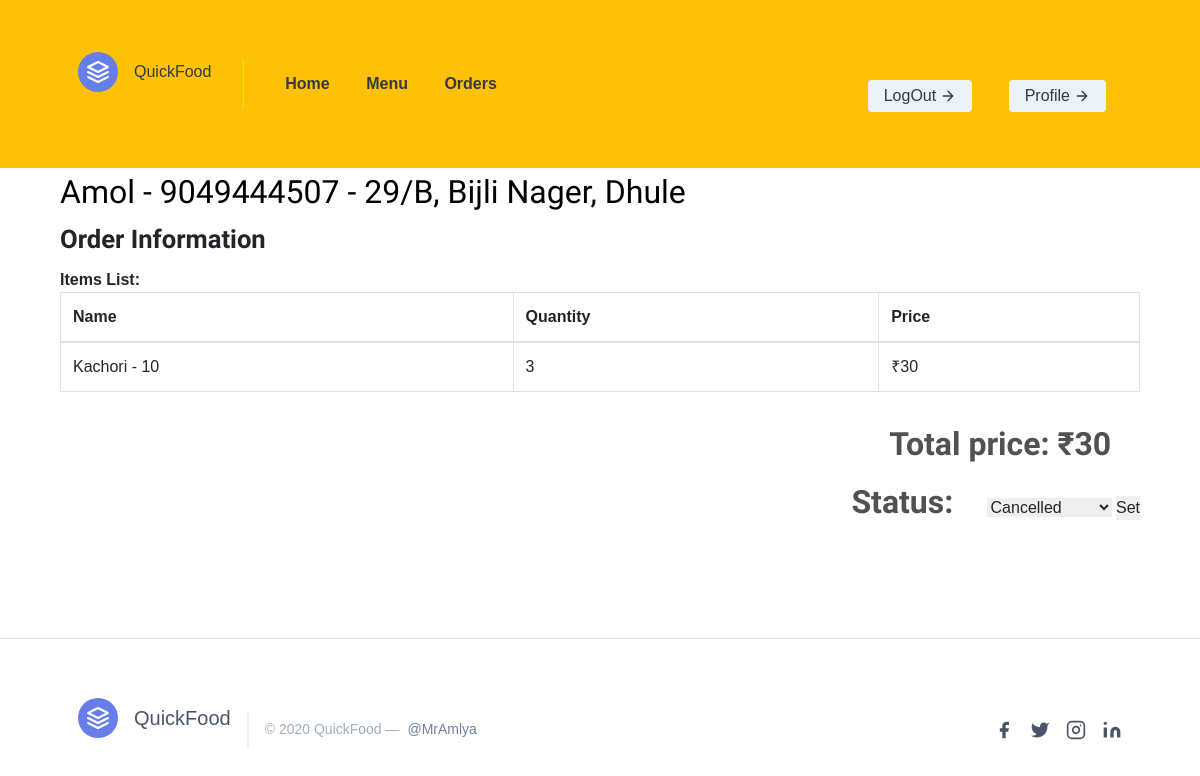
The app's page /restaurant/orderlist/ (signed in) with its own data.
### webapp/models.py (models this page shows, shortened)
class Customer(models.Model):
	user 		= models.OneToOneField(settings.AUTH_USER_MODEL,on_delete=models.CASCADE)
	f_name   	= models.CharField(max_length=20,blank=False)
	l_name		= models.CharField(max_length=20,blank=False)
	city  		= models.CharField(max_length=40,blank=False)
	phone 		= models.CharField(max_length=10,blank=False)
	address		= models.TextField()

class Order(models.Model):
	id 				= models.AutoField(primary_key=True)
	total_amount    = models.IntegerField(default=0)
	timestamp       = models.DateTimeField(auto_now_add=True)
	delivery_addr   = models.CharField(max_length=50,blank=True)
	orderedBy       = models.ForeignKey(User ,on_delete=models.CASCADE)
	r_id			= models.ForeignKey(Restaurant ,on_delete=models.CASCADE)
	ORDER_STATE_WAITING 	 = "Waiting"
	ORDER_STATE_PLACED 		 = "Placed"
	ORDER_STATE_ACKNOWLEDGED = "Acknowledged"
	ORDER_STATE_COMPLETED    = "Completed"
	ORDER_STATE_CANCELLED    = "Cancelled"
	ORDER_STATE_DISPATCHED   = "Dispatched"
	ORDER_STATE_CHOICES = (
		(ORDER_STATE_WAITING,ORDER_STATE_WAITING),
	    (ORDER_STATE_PLACED, ORDER_STATE_PLACED),
	    (ORDER_STATE_ACKNOWLEDGED, ORDER_STATE_ACKNOWLEDGED),
	    (ORDER_STATE_COMPLETED, ORDER_STATE_COMPLETED),
	    (ORDER_STATE_CANCELLED, ORDER_STATE_CANCELLED),
	    (ORDER_STATE_DISPATCHED, ORDER_STATE_DISPATCHED)
	)
	status = models.CharField(max_length=50,choices=ORDER_STATE_CHOICES,default=ORDER_STATE_WAITING)

class Menu(models.Model):
	id 		 = models.AutoField(primary_key=True)
	item_id  = models.ForeignKey(Item,on_delete=models.CASCADE)
	r_id     = models.ForeignKey(Restaurant,on_delete=models.CASCADE)
	price    = models.IntegerField(blank=False)
	quantity = models.IntegerField(blank=False,default=0)
	def __str__(self):
		return self.item_id.fname+' - '+str(self.price)

class Item(models.Model):
	id 			= models.AutoField(primary_key=True)
	fname 		= models.CharField(max_length=30,blank=False)
	category 	= models.CharField(max_length=50,blank=False)

### webapp/views.py (the view, shortened to what this page needs)
# urls.py: path('restaurant/orderlist/',views.orderlist,name='orderlist'),
@login_required(login_url='/login/restaurant/')
def orderlist(request):
	orders = Order.objects.filter(r_id=request.user.restaurant.id).order_by('-timestamp')
	corders = []
	for order in orders:
		user = User.objects.filter(id=order.orderedBy.id)
		user = user[0]
		corder = []
		if user.is_restaurant:
			corder.append(user.restaurant.rname)
			corder.append(user.restaurant.info)
		else:
			corder.append(user.customer.f_name)
			corder.append(user.customer.phone)
		items_list = orderItem.objects.filter(ord_id=order)
		items = []
		for item in items_list:
			citem = []
			citem.append(item.item_id)
			citem.append(item.quantity)
			menu = Menu.objects.filter(id=item.item_id.id)
			citem.append(menu[0].price*item.quantity)
			menu = 0
			items.append(citem)
		corder.append(items)
		corder.append(order.total_amount)
		corder.append(order.id)
		x = order.status
		if x == Order.ORDER_STATE_WAITING:
		    continue
		elif x == Order.ORDER_STATE_PLACED:
		    x = 1
		elif x == Order.ORDER_STATE_ACKNOWLEDGED:
			x = 2
		elif x == Order.ORDER_STATE_COMPLETED:
			x = 3
		elif x == Order.ORDER_STATE_DISPATCHED:
			x = 4
		elif x == Order.ORDER_STATE_CANCELLED:
			x = 5
		else:
			continue
		corder.append(x)
		corder.append(order.delivery_addr)
		corders.append(corder)
	context = {
		"orders" : corders,
	}
	return render(request,"webapp/order-list.html",context)

### webapp/templates/webapp/order-list.html (shortened to what this page needs)
{% extends 'webapp/base2.html' %}
{% block body %}
{% for order in orders %}
            <div class="container">
                    <div class="col-md-12 restaurent-title">
                        <div class="logo-title" style="border: 0;">
                            <h4>{{order.0}} - {{order.1}} - {{order.6}}</h4>
                        </div>
                    </div>
                    <div class="col-md-12 order-form-grid  wow fadeInLeft">
                        <h5>Order Information</h5>
                        <span>Items List:</span>
                        <div>
                            <table class="table table-hover table-bordered">
                                <thead>
                                    <th>
                                        Name
                                    </th>
                                    <th>
                                        Quantity
                                    </th>
                                    <th>
                                        Price
                                    </th>
                                </thead>
                                {% for x in order.2 %}
                                    <tr><td>{{x.0}}</td><td>{{x.1}}</td><td>&#x20b9;{{x.2}}</td></tr>
                                {% endfor %}
                            </table>
                        </div>
                    </div>
                    <div class="col-md-12 buy"  style="display: inline-block;">
                        <form action="" method="POST">{% csrf_token %}
                        <span>Total price: &#x20b9;{{order.3}}</span>
                        <span  style="display: inline;">Status:</span>
                        <select name="orderstatus">
                            {% if order.5 == 5 %}
                            <option value="5" selected>Cancelled</option>
                            {% endif %}
                        </select>
                        <input type="submit" value="Set" name="submit"/>
                        </form>
                    </div>
        </div>
{% endfor %}
{% endblock %}

### webapp/static/webapp/css/style.css (style rules this page uses)
body { padding:0; margin:0; font-family: 'Source Sans Pro', sans-serif; }
input[type="button"],input[type="submit"] { transition:0.5s all; -webkit-transition:0.5s all; -moz-transition:0.5s all; -o-transition:0.5s all; -ms-transition:0.5s all; }
h1,h2,h3,h4,h5,h6 { margin:0; }
.order-form-grid h5 { font-size:1.6em; font-weight:700; margin-bottom:0.5em; font-family: 'Lobster Two', cursive; }
.order-form-grid span { font-size:16px; font-weight:600; }
.restaurent-title h4 { color:#000000; font-size:2em; font-weight:500; font-family: 'Lobster Two', cursive; margin:5px 0 12px 0; }
.logo-title { border-bottom:1px dotted #000000; width: 63%; margin-bottom: 0.8em; }
.buy { text-align:right; margin-top: 0.8em; }
.buy span { color:#515151; font-size:2em; font-weight:600; display: block; margin: 0 0.9em 0.3em 0; font-family: 'Lobster Two', cursive; }

### records on screen
Customer: f_name "Amol", phone "9049444507"
Order: delivery_addr "29/B, Bijli Nager, Dhule"
Menu: item_id+price "Kachori - 10", x "3", x "30"

### other values on screen
{{ order.3 }} "30"
